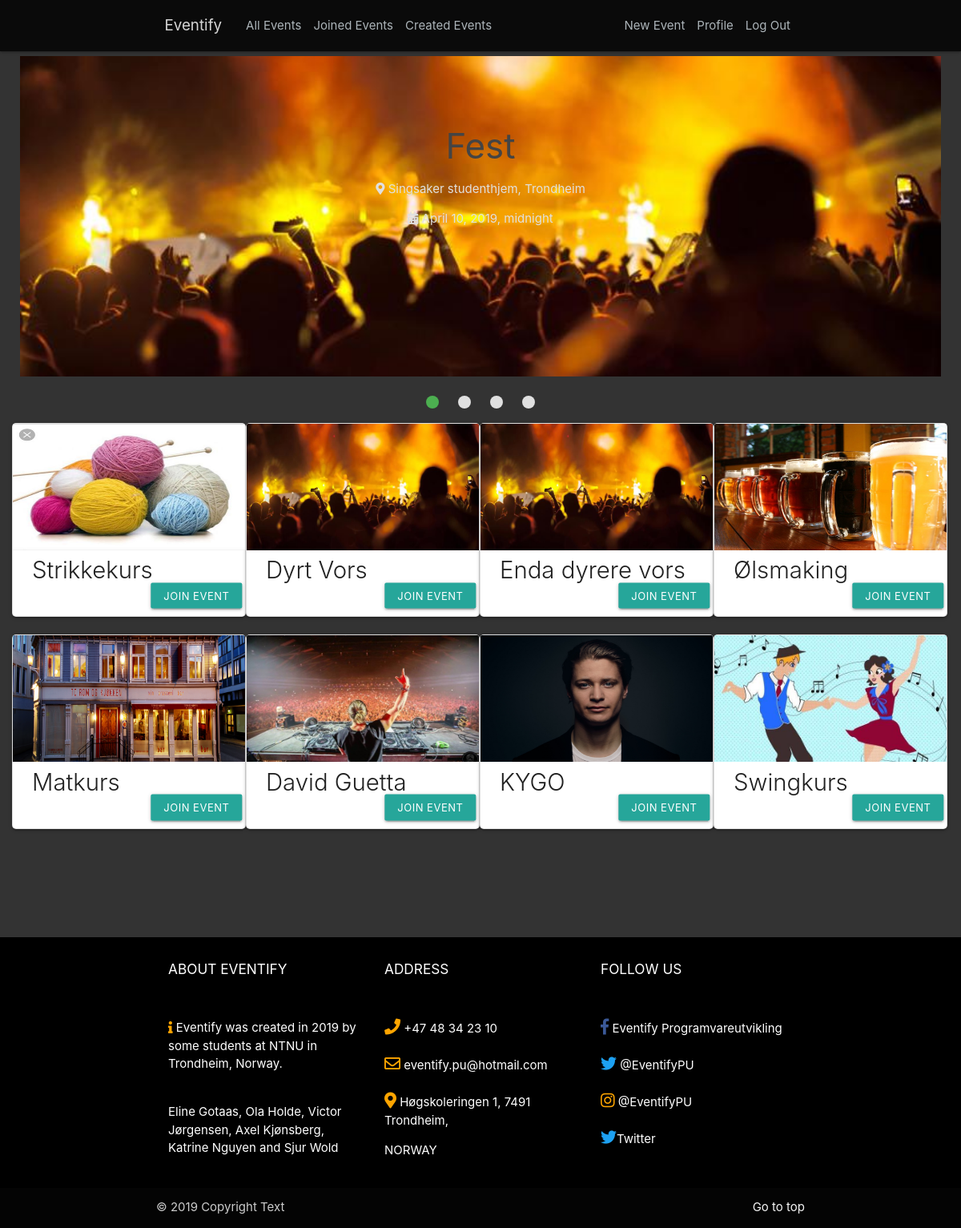
Screenshot of / (signed in) with the database file from the repository.
### event/models.py (models this page shows, shortened)
class Post(models.Model):
    title = models.CharField(max_length=100)
    date_posted = models.DateTimeField(default=timezone.now)
    author = models.ForeignKey(User, on_delete=models.CASCADE, null=True)
    co_authors = models.ManyToManyField(User, related_name='co_authors')
    price = models.FloatField(default=0)
    attendees = models.ManyToManyField(User, related_name='attendees')
    waiting_list = models.ManyToManyField(User, related_name='waiting_list')
    start_date = models.DateTimeField(null=True, blank=True)
    end_date = models.DateTimeField(null=True, blank=True)
    attendance_limit = models.IntegerField(null=True, default=10000, blank=True)
    waiting_list_limit = models.IntegerField(null=True, default=0, blank=True)
    location = models.CharField(max_length=100, null=True)
    content = models.TextField()
    image = models.ImageField(default="default_event.jpg", upload_to="event_images", blank=True)
    is_private = models.BooleanField(default=False)
    invited = models.ManyToManyField(User, related_name="invited")
    class Meta:
       ordering = ['start_date']

### event/views.py (the view)
# urls.py: path('', views.HtmlRender.homePage, name='event-home'),
    def homePage(request):
        events = Post.objects.filter(is_private=False).order_by('start_date')
        slide_events = events[0:4]
        context = {
            'slide_events': slide_events,
            'events': events
        }
        return render(request, 'event/home.html', context)

### event/templates/event/home.html (shortened to what this page needs)
{% extends "event/base.html" %}
{% block content %}
<div style="padding: 10px;">
    <div class="slider">
        <ul class="slides">
            {% for event in slide_events %}
              <li>
                <a href="{% url 'event-detail' event.id %}">
                    <img src="{{ event.image.url }}">
                    <div class="caption center-align">
                      <h3>{{ event.title }}</h3>
                       <p><i class="fas fa-map-marker-alt"> </i> {{ event.location}}</p>
                        <p> <i class="fas fa-calendar-alt"> </i> {{ event.start_date }}</p>
                    </div>
                </a>
              </li>
            {% endfor %}
        </ul>
      </div>
</div>
<div>
    <div class="flex-container ">
        {% for event in events %}
            {% if event != events.first %}
                 <div class="card" style="border-radius: 5px;">
                        <div class="card-image waves-effect waves-block waves-light">
                            <img class="activator" src="{{ event.image.url }}" style="width: 290px; height: 160px; padding-bottom: 2px;">
                            <div class="card-content">
                                <div class="overlay_text_event">
                                    {% if user.is_authenticated %}
                                        <a class="waves-effect waves-light btn-small" style="transform: translate(130%, 45%);" href="{% url 'event-detail' event.id %}">Join event</a>
                                    {% else  %}
                                        <p class="waves-effect waves-light btn-small" style="transform: translate(130%, 45%);" href="{% url 'event-detail' event.id %}">See event</p>
                                    {% endif %}
                                </div>
                            </div>
                            <span class="card-title activator grey-text text-darken-4 center" style="font-size: 22pt;">{{ event.title }} </span>
                        </div>
                 </div>
            {% endif %}
            {% endfor %}
    </div>
</div>
{% endblock content %}

### event/static/event/main.css (style rules this page uses)
body { background: #fafafa; color: #333333; background-color: #333333; heigth: 100vh; margin-top: 5%; }
h1, h2, h3, h4, h5, h6 { color: #444444; }
ul { margin: 0; }
.flex-container { display: flex; flex-wrap: wrap; }
* { box-sizing:border-box }
.active, .dot:hover { background-color: #717171; }

### rows the page displays
Post: title "Fest", location "Singsaker studenthjem, Trondheim", start_date "April 10, 2019, midnight"
Post: image (picture), title "Strikkekurs"
Post: image (placeholder picture), title "Dyrt Vors"
Post: image (placeholder picture), title "Enda dyrere vors"
Post: image (picture), title "Ølsmaking"
Post: image (picture), title "Matkurs"
Post: image (picture), title "David Guetta"
Post: image (picture), title "KYGO"
Post: image (picture), title "Swingkurs"
